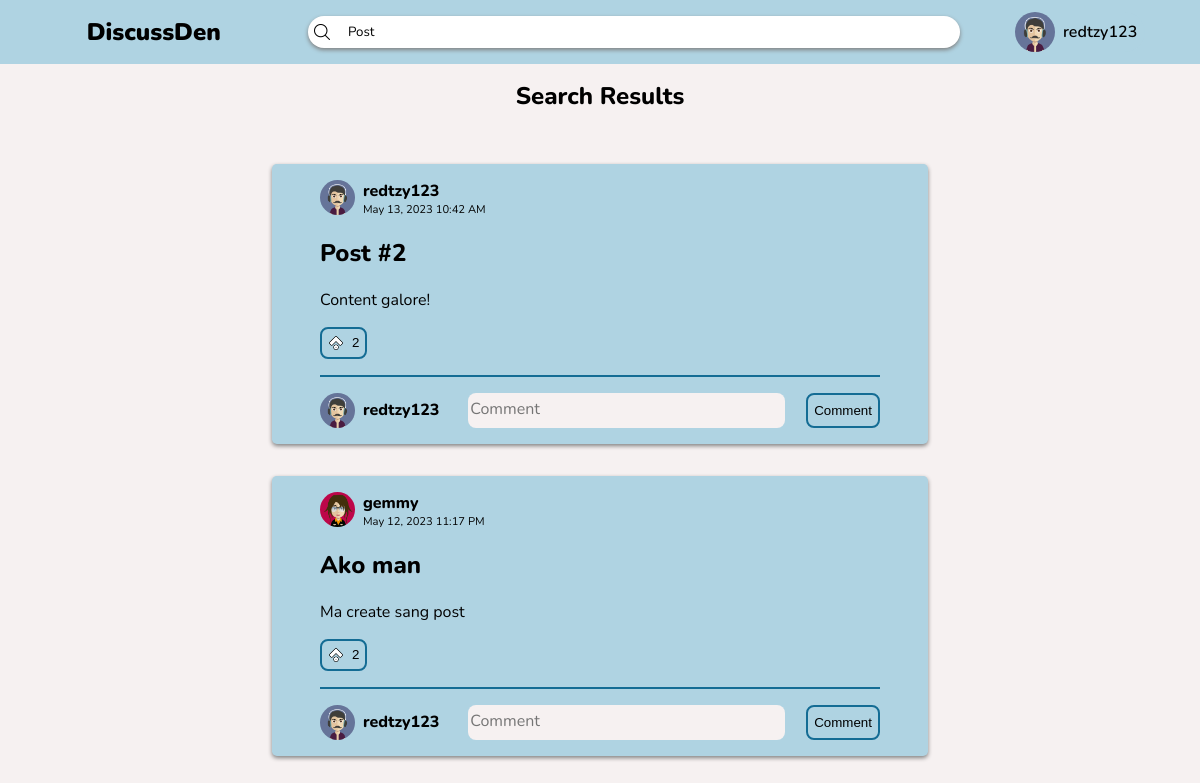
The app's page /search-results.php?search=Post (signed in) with its own data.
### tables this page shows
CREATE TABLE posts (id INTEGER PRIMARY KEY AUTOINCREMENT NOT NULL UNIQUE, user_id INTEGER REFERENCES users (user_id) NOT NULL, title TEXT NOT NULL, content TEXT NOT NULL, date, likes);

CREATE TABLE users (user_id INTEGER PRIMARY KEY AUTOINCREMENT, username TEXT UNIQUE NOT NULL, password TEXT NOT NULL, recent_searches, description TEXT DEFAULT "The user does not have a description" NOT NULL, profile_src TEXT DEFAULT black NOT NULL ON CONFLICT REPLACE);

### search-results.php (the view, shortened to what this page needs)
<!DOCTYPE html>
<html>
<head>
    <link rel="stylesheet" href="header.css">
    <link rel="stylesheet" href="post-boxes.css">
</head>
<body>
    <?php include_once "header.php" ?>
    <section class="post-section">
    <h1 id="search-results">Search Results</h1>
    <?php
    if ($_SERVER['REQUEST_METHOD'] == 'GET' && isset($_GET['search'])) {
        $searchTerm = $_GET['search'];
        $stmt = $db -> prepare("SELECT * FROM posts WHERE title LIKE :term OR content LIKE :term");
        $stmt->bindValue(':term', '%' . $searchTerm . '%');
        $stmt->execute();
        $results = $stmt -> fetchAll(PDO::FETCH_ASSOC);
        foreach ($results as $result) {
            if (isset($result['title'])) {
                $stmt = $db -> prepare('SELECT * FROM users WHERE user_id = :userID');
                $stmt -> bindParam(':userID', $result['user_id'], PDO::PARAM_INT);
                $stmt -> execute();
                $result_user = $stmt -> fetch(PDO::FETCH_ASSOC);
                echo    '<div class="post-container">
                            <div class="post-user">
                                <svg width=35 height=35>
                                    <image href="' . $result_user['profile_src'] . '" x=0 y=0 width=35 height=35 clip-path="url(#avatar-clip)" />
                                </svg>
                                <a href="';
                                if (isset($_SESSION['username']) && $_SESSION['username'] === $result_user['username']) echo 'profile.php';
                                else echo 'profile-visit.php?user_id=' . $result['user_id'];
                                echo '"><h4 class="username">' . $result_user['username'] . '</h4></a>
                                <p>' . $result['date'] . '</p>
                            </div>
                            <div class="post-content">
                                <h2>' . $result['title'] . '</h2>
                                <p>' . $result['content'] . '</p>';
                if (isset($_SESSION['username'])) {
                    echo '<button class="like" data-id="' . $result['id'] . '">';
                    if (($likes = json_decode($result['likes'])) !== NULL) {
                        echo '<p class="likes">' . count(json_decode($result['likes'])) . '</p>';
                    }
                        echo '<img class="like-state" ';
                            if(!((array_search($_SESSION['username'], json_decode($result['likes']))) === false)) {
                                echo 'src="img/upvote-filled.png"';
                            } else {
                                echo 'src="img/upvote-nofill.png"';
                            }
                        echo '/>
                    </button>';
                } else {
                    echo '<button disabled>Like</button>';
                }
                echo '</div><hr>';
                echo '
                        <form class="comment-box">
                            <input type="hidden" name="post_id" value="' . $result['id'] . '">
                    ';
                if (isset($_SESSION['username'])) {
                    echo '
                            <input type="hidden" name="username" value="' . $_SESSION['username'] . '">
                            <div>
                                <svg width=35 height=35>
                                    <image href="' . $user_profile . '" width=100% height=100% clip-path="url(#avatar-clip)" />
                                </svg>
                                <h4 class="username">' . $_SESSION['username'] . '</h4>
                            </div>
                            <textarea name="comment" placeholder="Comment"></textarea>
                            <input type="submit" value="Comment">
                            ';
                } else {
                    echo '
                            <input type="hidden" name="username" value="Anonymous">
                '; }
                echo '</form></div>';
            }
        }
    }
    ?>
    </section>
</body>
</html>

### header.css (style rules this page uses)
body { background-color: var(--color-4); margin: 0; overflow-y: overlay; }

### post-boxes.css (style rules this page uses)
.post-section { width: calc(100% - 30rem); display: flex; flex-direction: column; margin-inline: auto; margin-bottom: 2rem; }
.post-container { background-color: var(--color-3); display: flex; flex-direction: column; position: relative; margin: 2rem 2rem 0; padding: 1rem 3rem; border-radius: 0.3rem; box-shadow: 0 2px 4px 0 gray; font-family: var(--font); overflow-x: hidden; }
h4.username { margin: 0; margin-inline: 0.5rem; }
.post-container hr { border: none; width: 100%; height: 2px; background-color: var(--color-1); margin-block: 1rem; }
.post-user { display: grid; grid-template-rows: auto auto; grid-template-columns: auto auto; width: fit-content; }
.post-user * { grid-column: 2; margin: 0; }
.post-user svg { grid-column: 1; grid-row: 1 / span 2; }
.post-user p { font-size: 0.7rem; margin-left: 0.5rem; }
.post-user a, .comment-container a { text-decoration: none; color: unset; }
button.like { display: flex; flex-direction: row-reverse; align-items: center; column-gap: 0.5rem; background-color: transparent; border: 2px solid var(--color-1); border-radius: 0.5rem; height: 2rem; }
img.like-state { max-width: 1rem; }
form.comment-box { display: flex; align-items: flex-end; --height: 35px; }
form.comment-box div { display: flex; align-items: center; }
form.comment-box input[type="submit"] { box-sizing: border-box; height: var(--height); background-color: transparent; border-radius: 0.5rem; border: 2px solid var(--color-1); transition: 50ms; }
form.comment-box textarea { resize: none; margin-inline: 1.3rem; border-radius: 0.5rem; padding-block: calc(var(--height) / 7); flex-grow: 1; box-sizing: border-box; overflow-y: hidden; height: var(--height); min-height: var(--height); font-family: var(--font); font-size: 1rem; background-color: var(--color-4); border-radius: 0.5rem; border: none; }
#search-results { margin-top: 5rem; text-align: center; font-family: var(--font); }

### main-vars.css (style rules this page uses)
html { color-scheme: light dark; --font: "Nunito", system-ui; }
@media (prefers-color-scheme:light) { html { --color-1: #146C94; --color-2: #19A7CE; --color-3: #AFD3E2; --color-4: #F6F1F1; } }

### records on screen
posts: user.username "redtzy123", date "May 13, 2023 10:42 AM", title "Post #2", content "Content galore!", likes "2"
posts: user.username "gemmy", date "May 12, 2023 11:17 PM", title "Ako man", content "Ma create sang post", likes "2"

### other values on screen
$_SESSION['username'] "redtzy123"
